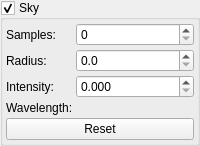
            <widget class="GroupBox" name="SkyEnable">
             <property name="title">
              <string>Sky</string>
             </property>
             <property name="checkable">
              <bool>true</bool>
             </property>
             <layout class="QGridLayout" name="gridLayout_3">
              <property name="leftMargin">
               <number>3</number>
              </property>
              <property name="topMargin">
               <number>3</number>
              </property>
              <property name="rightMargin">
               <number>3</number>
              </property>
              <property name="bottomMargin">
               <number>3</number>
              </property>
              <property name="spacing">
               <number>3</number>
              </property>
              <item row="2" column="0">
               <widget class="QLabel" name="label_140">
                <property name="sizePolicy">
                 <sizepolicy hsizetype="Fixed" vsizetype="Preferred">
                  <horstretch>0</horstretch>
                  <verstretch>0</verstretch>
                 </sizepolicy>
                </property>
                <property name="text">
                 <string>Radius:</string>
                </property>
               </widget>
              </item>
              <item row="4" column="0">
               <widget class="QLabel" name="label_11">
                <property name="sizePolicy">
                 <sizepolicy hsizetype="Fixed" vsizetype="Preferred">
                  <horstretch>0</horstretch>
                  <verstretch>0</verstretch>
                 </sizepolicy>
                </property>
                <property name="text">
                 <string>Wavelength:</string>
                </property>
               </widget>
              </item>
              <item row="1" column="0">
               <widget class="QLabel" name="label_44">
                <property name="sizePolicy">
                 <sizepolicy hsizetype="Fixed" vsizetype="Preferred">
                  <horstretch>0</horstretch>
                  <verstretch>0</verstretch>
                 </sizepolicy>
                </property>
                <property name="text">
                 <string>Samples:</string>
                </property>
                <property name="wordWrap">
                 <bool>false</bool>
                </property>
               </widget>
              </item>
              <item row="4" column="1">
               <widget class="ColorSelector" name="SkyWavelength">
                <property name="sizePolicy">
                 <sizepolicy hsizetype="Preferred" vsizetype="Fixed">
                  <horstretch>0</horstretch>
                  <verstretch>0</verstretch>
                 </sizepolicy>
                </property>
               </widget>
              </item>
              <item row="2" column="1">
               <widget class="DoubleSpinBox" name="SkyRadius">
                <property name="decimals">
                 <number>1</number>
                </property>
                <property name="maximum">
                 <double>10000.000000000000000</double>
                </property>
                <property name="singleStep">
                 <double>0.100000000000000</double>
                </property>
               </widget>
              </item>
              <item row="1" column="1">
               <widget class="SpinBox" name="SkySamples">
                <property name="maximum">
                 <number>100</number>
                </property>
               </widget>
              </item>
              <item row="3" column="1">
               <widget class="DoubleSpinBox" name="SkyIntensity">
                <property name="decimals">
                 <number>3</number>
                </property>
                <property name="maximum">
                 <double>100.000000000000000</double>
                </property>
                <property name="singleStep">
                 <double>0.001000000000000</double>
                </property>
               </widget>
              </item>
              <item row="3" column="0">
               <widget class="QLabel" name="label_132">
                <property name="sizePolicy">
                 <sizepolicy hsizetype="Fixed" vsizetype="Preferred">
                  <horstretch>0</horstretch>
                  <verstretch>0</verstretch>
                 </sizepolicy>
                </property>
                <property name="text">
                 <string>Intensity:</string>
                </property>
               </widget>
              </item>
              <item row="5" column="0" colspan="2">
               <widget class="QPushButton" name="SkyReset">
                <property name="text">
                 <string>Reset</string>
                </property>
                <property name="icon">
                 <iconset resource="geditor.qrc">
                  <normaloff>:/Resources/MetroStyle/sinchronize.png</normaloff>:/Resources/MetroStyle/sinchronize.png</iconset>
                </property>
               </widget>
              </item>
             </layout>
            </widget>
